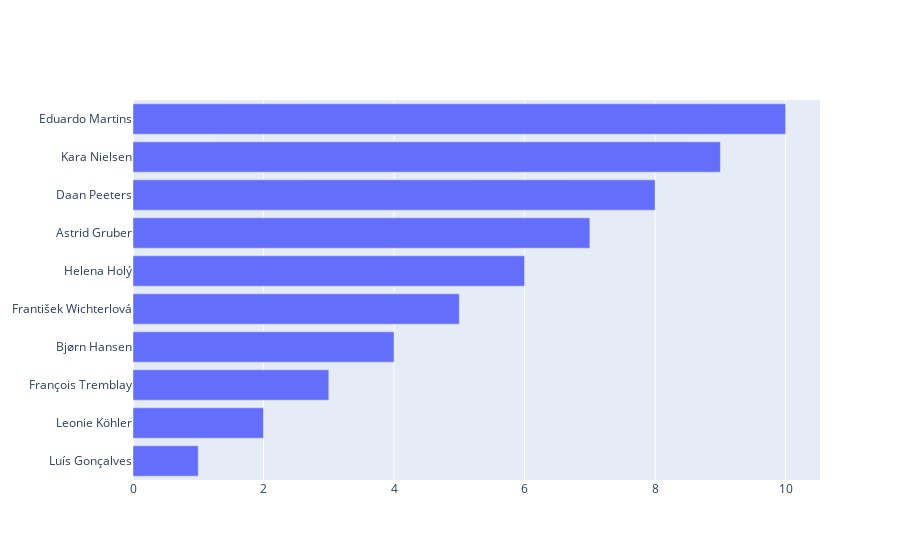

Notebook cell for this chart:
### Code cell
vn.ask("top 10 customers")

### Figure 1 — Plotly figure (JSON) as saved in the notebook; plotly's stock layout.template omitted (floating-point values rounded to 4 significant figures)
{"data": [{"orientation": "h", "type": "bar", "x": [1, 2, 3, 4, 5, 6, 7, 8, 9, 10], "y": ["Luís Gonçalves", "Leonie Köhler", "François Tremblay", "Bjørn Hansen", "František Wichterlová", "Helena Holý", "Astrid Gruber", "Daan Peeters", "Kara Nielsen", "Eduardo Martins"]}], "layout": {}}
